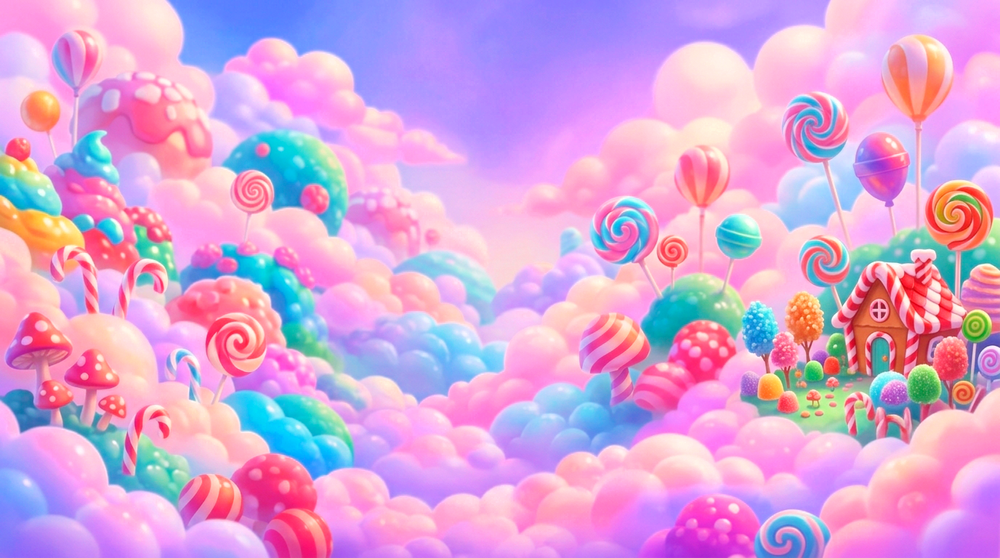
#> input picture assets/art/bg/bg_gameplay.png, 1000 x 558 px, shrunk from 1376 x 768 before the run, found by its file name
$ python boost_gameplay_vibrance.py
#> lines starting #> are read from the running program, lines starting #| are printed output that depends on the picture
#!/usr/bin/env python3
"""Поднимает насыщенность/яркость крупных фоновых поверхностей геймплея.

Зачем: пэкшот (`you_won`/`gift`/`bonus_10`, meanSat 0.56-0.85) читается "сочнее" основной игры не
потому, что блоки/кнопки блёклые — они уже яркие (`block_len2_h_obst` meanSat 0.94, `star_on` 0.87,
кнопки 0.46-0.52). Разница в том, что САМЫЕ БОЛЬШИЕ по площади поверхности геймплея — фон и плата —
пастельные (`bg_gameplay` meanSat 0.298, `Board_full` meanSat 0.319), и именно они держат общее
визуальное впечатление от сцены. Пэкшотные панели — бесподложечный акцентный арт того же дизайнера,
не крупная заливка, поэтому сравнение "на глаз" воспринимается как "пэкшот ярче".

Правим только эти две поверхности (не блоки, не UI — они уже на уровне пэкшота, трогать не нужно):
`bg_gameplay.png`, `Board_full.png`. Модель — умножение S и V в HSV, hue не трогаем (чтобы не
уехать с утверждённой палитры розово-сиреневого мармелада), только альфа-непрозрачные пиксели.
Белая сетка платы (S=0) от умножения S не меняется, V близко к 1 — потолок клампится, линия
остаётся чистым белым.

Запуск: python3 tools/boost_gameplay_vibrance.py [--sat 1.3] [--val 1.05]
"""
import argparse
import colorsys

import numpy as np
from PIL import Image

TARGETS = [
    "assets/art/bg/bg_gameplay.png",
    "assets/art/board/Board_full.png",
]


def boost(path, sat_mult, val_mult):
#> called with path = 'assets/art/bg/bg_gameplay.png', sat_mult = 1.3, val_mult = 1.05
    im = Image.open(path).convert("RGBA")
#> im is the input picture: PIL image 1000x558 RGBA; mean R, G, B, A 214.9, 165.6, 215.3, 255
    arr = np.array(im).astype(np.float64) / 255.0
    r, g, b, a = arr[..., 0], arr[..., 1], arr[..., 2], arr[..., 3]
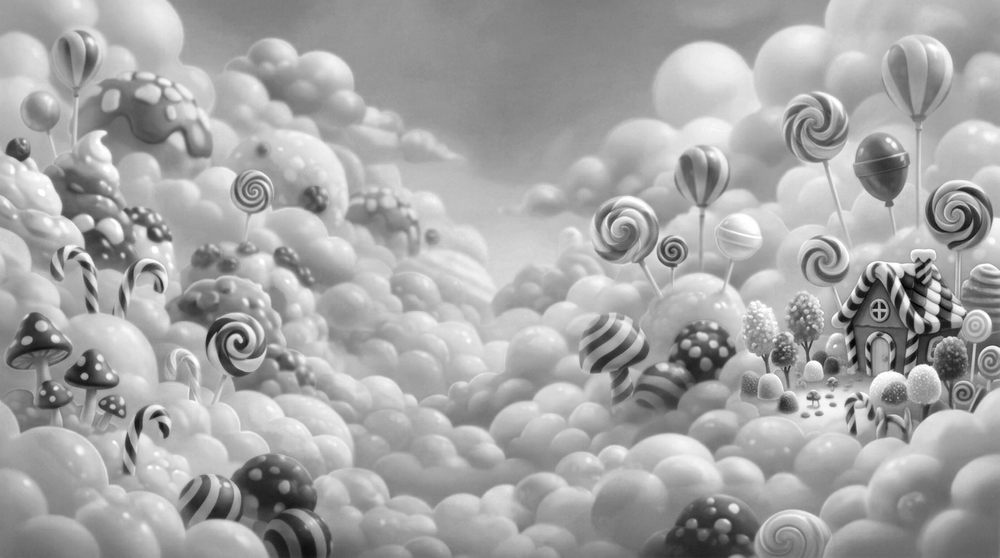
#> g: shape (558, 1000) float64; min 0, max 1, mean 0.649
#> a: shape (558, 1000) float64; every value is 1

    hsv = np.vectorize(colorsys.rgb_to_hsv)(r, g, b)
    h, s, v = hsv
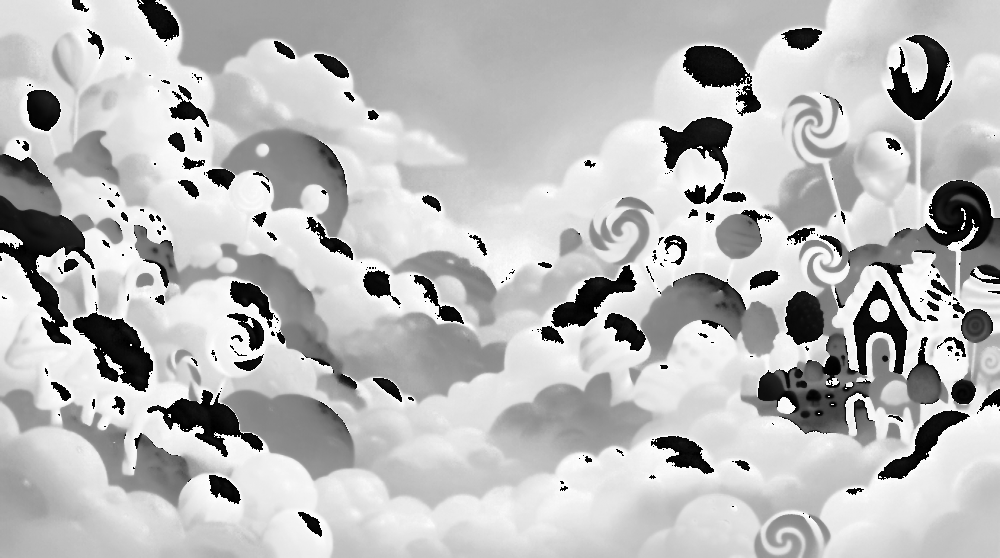
#> h: shape (558, 1000) float64; min 0, max 0.999, mean 0.729
    s = np.clip(s * sat_mult, 0.0, 1.0)
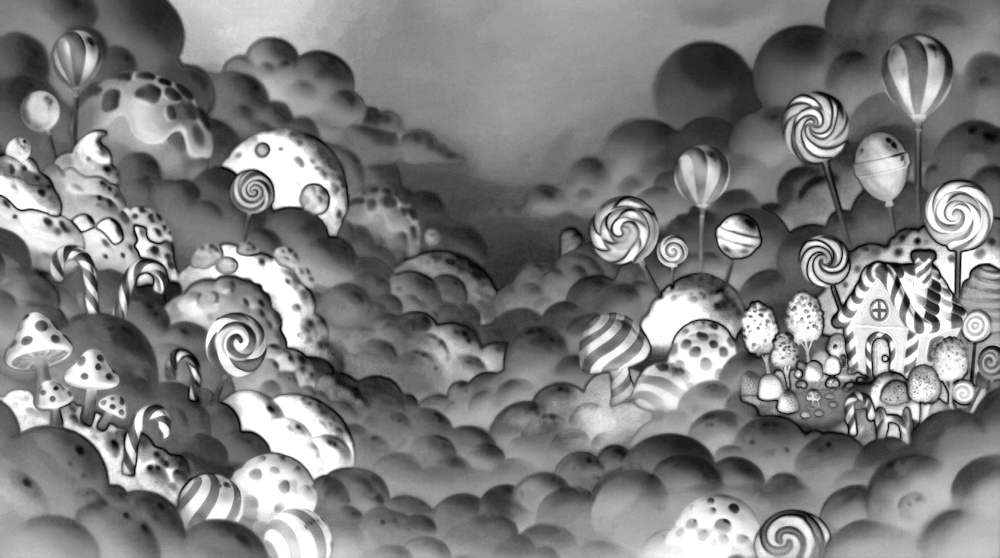
#> s: shape (558, 1000) float64; min 0, max 1, mean 0.496
    v = np.clip(v * val_mult, 0.0, 1.0)
    r2, g2, b2 = np.vectorize(colorsys.hsv_to_rgb)(h, s, v)
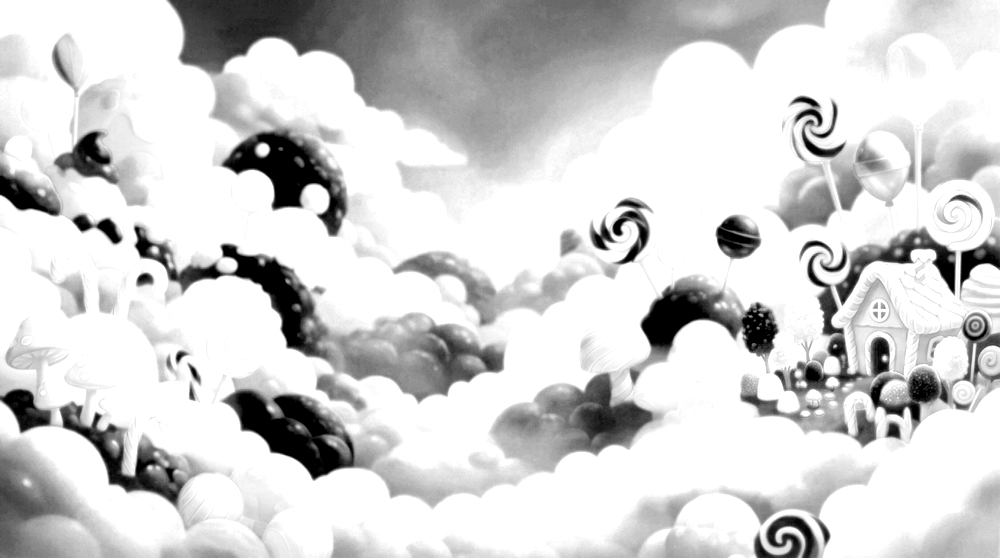
#> r2: shape (558, 1000) float64; min 0, max 1, mean 0.822
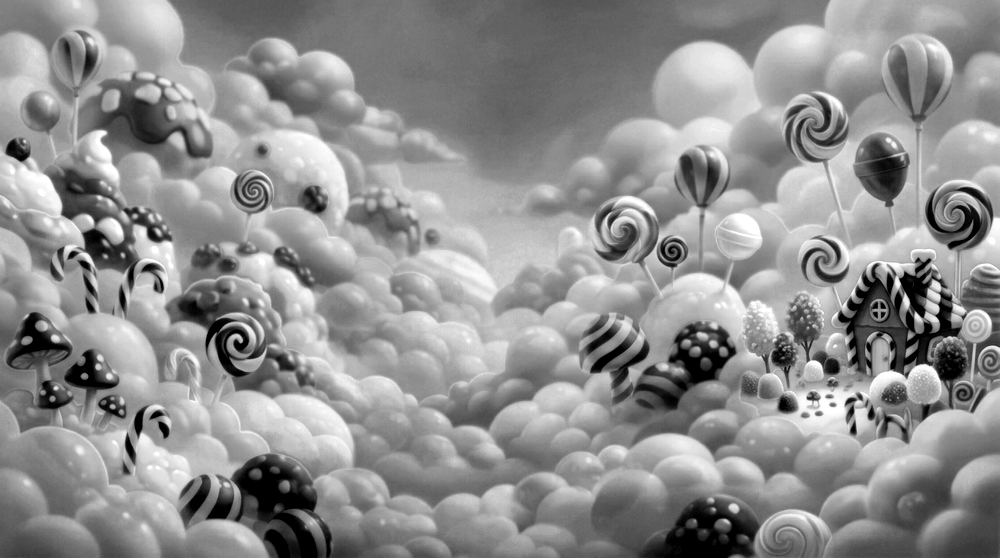
#> g2: shape (558, 1000) float64; min 0, max 1, mean 0.566
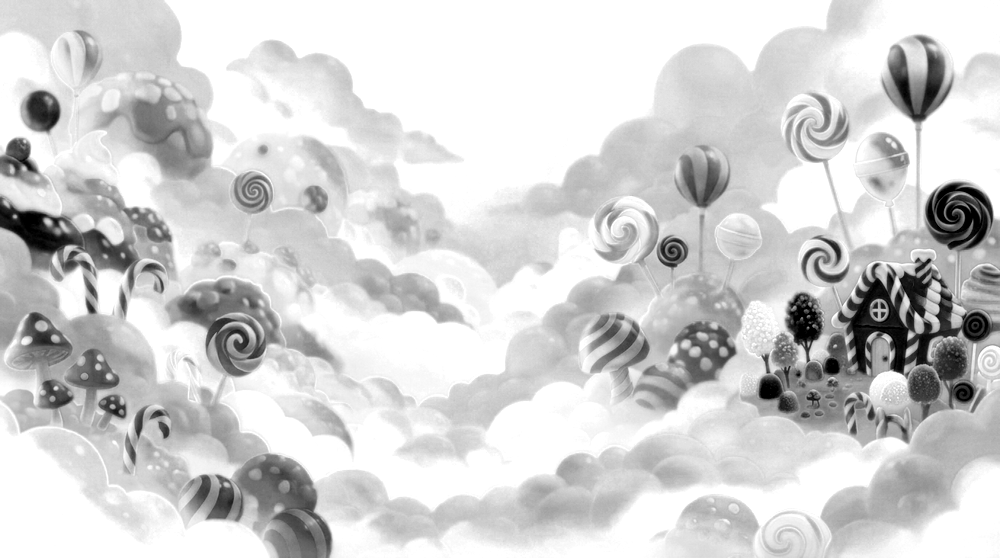
#> b2: shape (558, 1000) float64; min 0, max 1, mean 0.823

    out = np.dstack([r2, g2, b2, a])
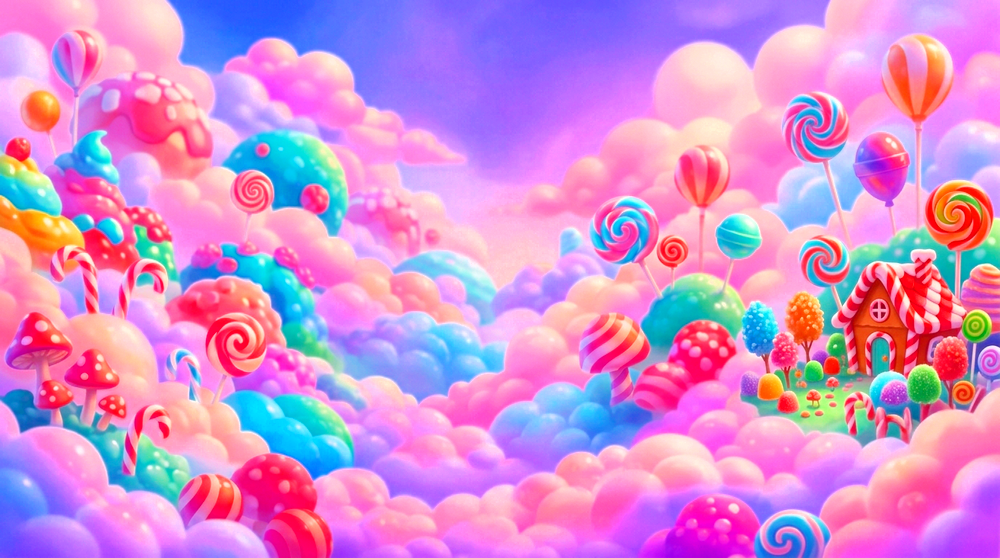
#> out: shape (558, 1000, 4) float64; mean of channels 0, 1, 2, 3 0.822, 0.566, 0.823, 1; drawn as R, G, B
    out = np.rint(np.clip(out, 0.0, 1.0) * 255.0).astype(np.uint8)
    Image.fromarray(out, "RGBA").save(path)
    print(f"{path}: sat x{sat_mult}, val x{val_mult}")


def main():
    ap = argparse.ArgumentParser()
    ap.add_argument("--sat", type=float, default=1.3)
    ap.add_argument("--val", type=float, default=1.05)
    args = ap.parse_args()
    for path in TARGETS:
        boost(path, args.sat, args.val)
#> pass 2 of the loop in main, `for path in TARGETS:`:
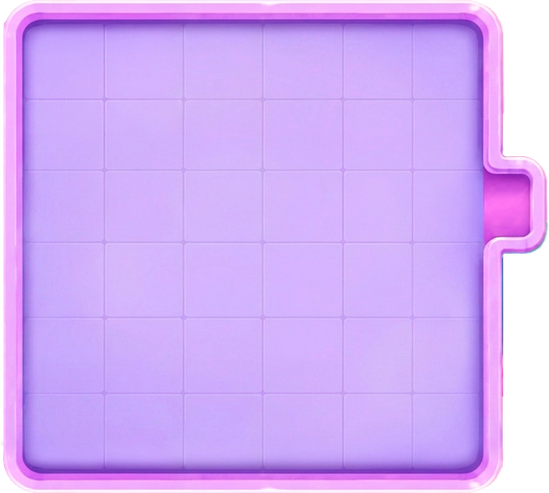
#> input picture assets/art/board/Board_full.png, 549 x 493 px, shrunk from 755 x 679 before the run, found by its file name
#> in boost, im is the input picture: PIL image 549x493 RGBA; mean R, G, B, A 192.3, 154, 229.4, 234.7
#> arr: shape (493, 549, 4) float64
#> r: shape (493, 549) float64
#> g: shape (493, 549) float64
#> b: shape (493, 549) float64
#> a: shape (493, 549) float64
#> h: shape (493, 549) float64
#> r2: shape (493, 549) float64
#> in boost (call 2), `r2, g2, b2 = np.vectorize(colorsys.hsv_to_rgb)(h, s, v)`:
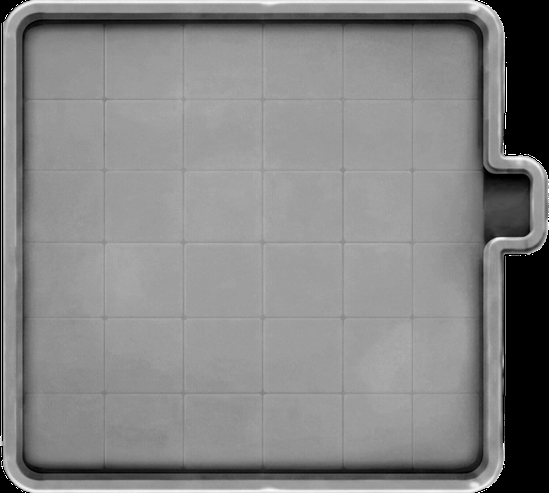
#> g2: shape (493, 549) float64; min 0, max 1, mean 0.524
#> b2: shape (493, 549) float64
#> in boost (call 2), `out = np.dstack([r2, g2, b2, a])`:
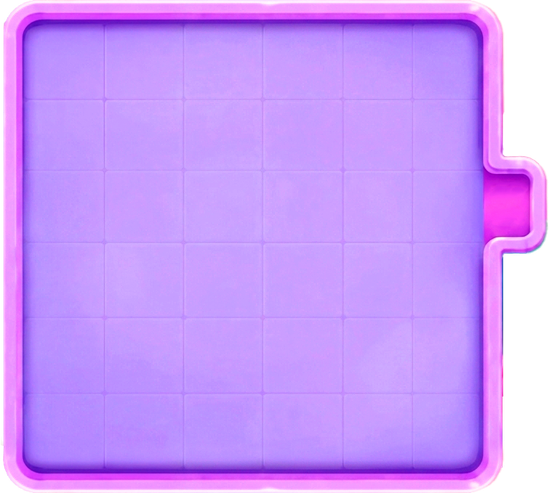
#> out: shape (493, 549, 4) float64; mean of channels 0, 1, 2, 3 0.723, 0.524, 0.916, 0.92; transparent parts drawn white


if __name__ == "__main__":
    main()
